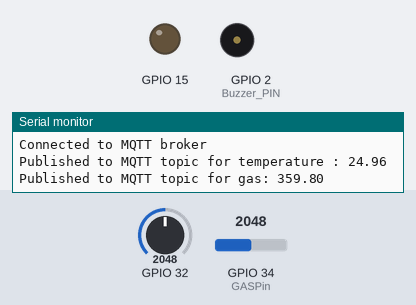
This sketch was run on a simulated ESP32. On the bench: output pins drawn as LEDs (lit = HIGH), buzzer (waves = sounding), the last lines printed to the serial monitor. Inputs (shaded band) come from the test bench; at power-on: GPIO 32 = 2048, GPIO 34 (GASPin) = 2048 (analog values on the 0–4095 scale). WiFi joins after 1.5 s; servers stay silent unless stated; no MQTT or app messages arrive unless stated.

Above: at 3.2 s.
3.3 s: GPIO 32 set to 1111
8.9 s: GPIO 32 set to 1011
At 12.9 s:
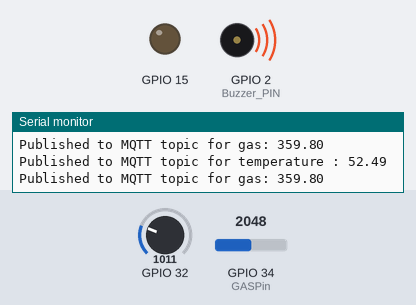
14.5 s: GPIO 34 (GASPin) set to 4059
20.1 s: GPIO 34 (GASPin) set to 4092
28.7 s: GPIO 32 set to 1228
At 33.3 s:
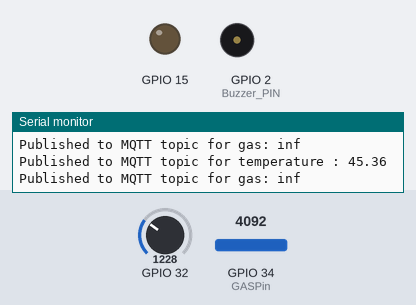
34.3 s: GPIO 32 set to 491
At 38.0 s:
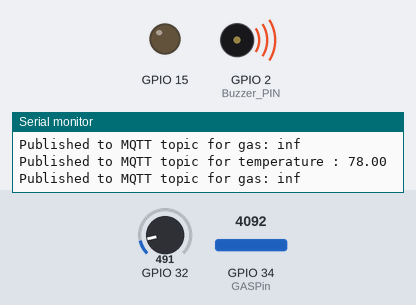
Timing chart, 0 to 39.5 s (numbered marks = the images above; inputs shaded):
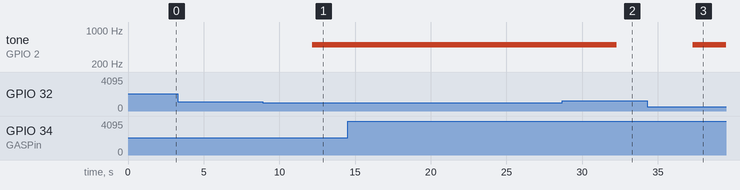

Measured:
- the behaviour switches between 1084 and 1083 on GPIO 32 (found by bisection; images 0 and 1)
- after the input at 8.9 s, tone on GPIO 2 (Buzzer_PIN): silent → 500 Hz after 3.3 s
- after the input at 28.7 s, tone on GPIO 2 (Buzzer_PIN): 500 Hz → silent after 3.6 s
- after the input at 34.3 s, tone on GPIO 2 (Buzzer_PIN): silent → 500 Hz after 3.0 s

The sketch:

IOT_Fire_Control.ino
```cpp
#include <Arduino.h>
#include <PubSubClient.h>
#include <WiFi.h>
const char* ssid = "Wokwi-GUEST";
const char* password = "";
#define BETA  3950
unsigned long previousMillis = 0;
const long interval = 1000;
const char* mqttServer = "test.mosquitto.org";  // Replace with your MQTT broker address
const int mqttPort = 1883;  // MQTT broker port (typically 1883)
const char* mqttTopic = "Temperature";  // The MQTT topic you want to publish to
const char* mqttTopic1 = "Gas";
WiFiClient espClient;
PubSubClient client(espClient);

#define Buzzer_PIN    2
#define GASPin         34
#define RL_VALUE     10.0 // Resistance of the load resistor (in kilohms)
#define RO_CLEAN_AIR  9.83  // Resistance of the sensor in clean air

void reconnect()
{
  while (!client.connected())
  {
    Serial.println("Attempting MQTT connection...");
    if (client.connect("ArduinoClient"))
    {
      Serial.println("Connected to MQTT broker");
    }
    else
    {
      Serial.print("Failed, rc=");
      Serial.print(client.state());
      Serial.println(" Retry in 5 seconds");
      delay(5000);
    }
  }
}

float readMQResistance() {
  int sensorValue = analogRead(GASPin);
  float voltage = sensorValue * (5.0 / 1023.0);  // Convert analog value to voltage
  float RS = ((5.0 - voltage) / voltage) * RL_VALUE;  // Calculate sensor resistance
  return RS;
}

float getMQPercentage() {
  float RS_RO_RATIO = readMQResistance() / RO_CLEAN_AIR;
  // Use the ratio to calculate the gas concentration
  float ppm_log = (log10(RS_RO_RATIO) - 1.028) / -0.3996;
  float ppm = pow(10, ppm_log);
  return ppm;
}

void setup()
{
  Serial.begin(9600);
  WiFi.begin(ssid, password);
  while (WiFi.status() != WL_CONNECTED)
  {
    delay(1000);
    Serial.println("Connecting to WiFi...");
  }
  Serial.println("Connected to WiFi");

  client.setServer(mqttServer, mqttPort);
  reconnect();
  analogReadResolution(10);
  pinMode(32,INPUT);
  pinMode(15, OUTPUT);
  pinMode(34, INPUT);
}

void loop()
{

  int TempValue = analogRead(32);
  float gasValue = getMQPercentage();
  float celsius = 1 / (log(1 / (1023. / TempValue - 1)) / BETA + 1.0 / 298.15) - 273.15;
  String temperatureStr = String(celsius, 2); // 2 decimal places
  String GasStr = String(gasValue, 2); // 2 decimal places


  // Publish temperature data to MQTT topic
  if (client.publish(mqttTopic, temperatureStr.c_str()) )
  {
    Serial.println("Published to MQTT topic for temperature : " + temperatureStr);
    if(celsius > 50.0)    //turn on the buzzer if the temperature is > 50
    {
      digitalWrite(Buzzer_PIN, HIGH);
      tone(Buzzer_PIN,500);
    }
    else
    {
      digitalWrite(Buzzer_PIN, LOW);
      tone(Buzzer_PIN,0);
    }
  }
  if (client.publish(mqttTopic1, GasStr.c_str()) )
  {
    Serial.println("Published to MQTT topic for gas: " + GasStr);

  }

  else
  {
    Serial.println("Failed to publish to MQTT topic");
  }

    // Allow time for MQTT messages to be sent and received
     client.loop();
    // Publish data every 5 seconds (adjust as needed)
    if (!client.connected()) {
    reconnect();
  }

  delay(5000);
}
```
